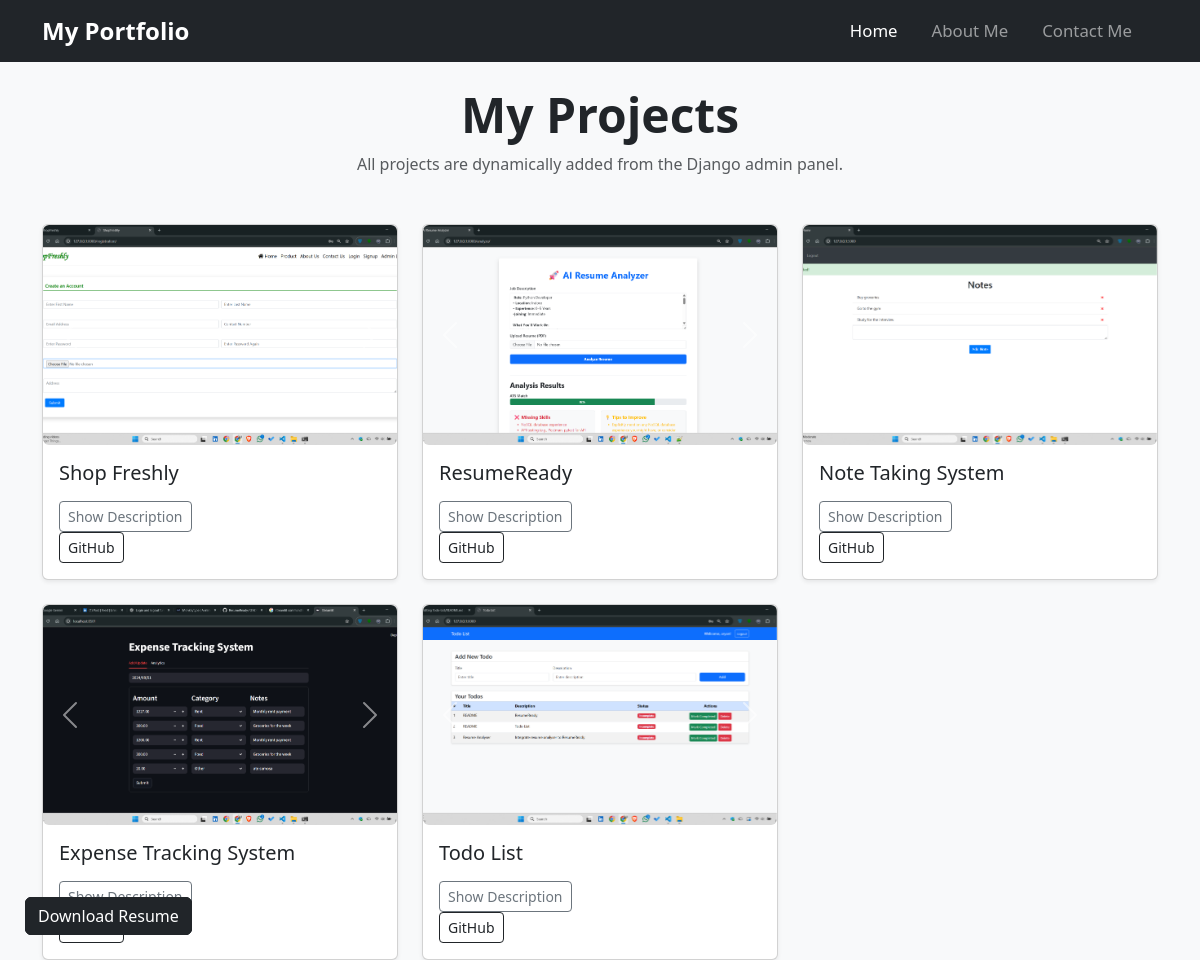
The page / on the database its author committed.
### portfolio/models.py (models this page shows, shortened)
class ProjectImage(models.Model):
    project = models.ForeignKey(Project, on_delete=models.CASCADE, related_name="images")
    image = models.ImageField(upload_to='project_images/')

class Project(models.Model):
    title = models.CharField(max_length = 200)
    description = models.TextField()
    github_link = models.URLField(blank=True, null=True)

### portfolio/views.py (the view)
# urls.py: 2. Add a URL to urlpatterns:  path('', views.home, name='home')
def home(request):
    projects = Project.objects.all()
    return render(request, 'portfolio/home.html', {'projects': projects})

### portfolio/templates/portfolio/home.html (shortened to what this page needs)
{% extends "base.html" %}
{% block content %}
<div class="text-center mb-5">
    <h1 class="display-5 fw-bold">My Projects</h1>
    <p class="text-muted">All projects are dynamically added from the Django admin panel.</p>
</div>
<div class="row g-4">
    {% for project in projects %}
    <div class="col-md-4">
        <div class="card project-card shadow-sm">
            {% if project.images.all %}
            <div id="carousel{{ project.id }}" class="carousel slide">
                <div class="carousel-inner">
                    {% for img in project.images.all %}
                    <div class="carousel-item {% if forloop.first %}active{% endif %}">
                        <img src="{{ img.image.url }}" class="d-block w-100 project-img" data-project="{{ project.id }}"
                            data-index="{{ forloop.counter0 }}"
                            style="height: 220px; object-fit: cover; border-radius: 6px; cursor:pointer;">
                    </div>
                    {% endfor %}
                </div>
                <button class="carousel-control-prev" type="button" data-bs-target="#carousel{{ project.id }}"
                    data-bs-slide="prev">
                    <span class="carousel-control-prev-icon"></span>
                </button>
                <button class="carousel-control-next" type="button" data-bs-target="#carousel{{ project.id }}"
                    data-bs-slide="next">
                    <span class="carousel-control-next-icon"></span>
                </button>
            </div>
            {% endif %}
            <div class="card-body">
                <h5 class="card-title">{{ project.title }}</h5>
                <button class="btn btn-sm btn-outline-secondary mt-2" type="button" data-bs-toggle="collapse"
                    data-bs-target="#desc{{ project.id }}">
                    Show Description
                </button>
                <div class="d-flex justify-content-start gap-3">
                    {% if project.github_link %}
                    <a href="{{ project.github_link }}" target="_blank" class="btn btn-outline-dark btn-sm">
                        GitHub
                    </a>
                    {% endif %}
                </div>
            </div>
        </div>
    </div>
    {% endfor %}
</div>
<a href="/static/resume.pdf" download class="btn btn-dark resume-btn">Download Resume</a>
{% endblock %}

### portfolio/templates/base.html (shortened to what this page needs)
<!DOCTYPE html>
<html lang="en">
<head>
    <link href="https://cdn.jsdelivr.net/npm/bootstrap@5.3.2/dist/css/bootstrap.min.css" rel="stylesheet">
    <link href="https://cdnjs.cloudflare.com/ajax/libs/lightbox2/2.11.4/css/lightbox.min.css" rel="stylesheet">
</head>
<body>
    <nav class="navbar navbar-expand-lg navbar-dark bg-dark mb-4">
        <div class="container">
            <a class="navbar-brand" href="/">My Portfolio</a>
            <div class="collapse navbar-collapse" id="navbarNav">
                <ul class="navbar-nav ms-auto">
                    <li class="nav-item">
                        <a class="nav-link active" href="/">Home</a>
                    </li>
                    <li class="nav-item">
                        <a class="nav-link" href="/about/">About Me</a>
                    </li>
                    <li class="nav-item">
                        <a class="nav-link" href="/contact/">Contact Me</a>
                    </li>
                </ul>
            </div>
        </div>
    </nav>
    <div class="container">
        {%block content %}
        {% endblock %}
    </div>
    <a href="/static/resume.pdf" download class="btn btn-dark resume-btn">
        Download Resume
    </a>
</body>
</html>

### portfolio/templates/base.html (style rules this page uses)
body { background-color: #f8f9fa; }
.navbar-brand { font-weight: 600; font-size: 1.5rem; }
.nav-link { margin-right: 18px; font-size: 1.05rem; }
.project-card img { height: 200px; width: 100%; object-fit: cover; border-radius: 5px; }
.project-card { transition: transform 0.2s ease, box-shadow 0.2s ease; }
.resume-btn { position: fixed; bottom: 25px; left: 25px; z-index: 1000; }

### rows shown on the page
Project: title "Shop Freshly"
ProjectImage: image (picture)
Project: title "ResumeReady"
ProjectImage: image (picture)
Project: title "Note Taking System"
ProjectImage: image (picture)
Project: title "Expense Tracking System"
ProjectImage: image (picture)
Project: title "Todo List"
ProjectImage: image (picture)
